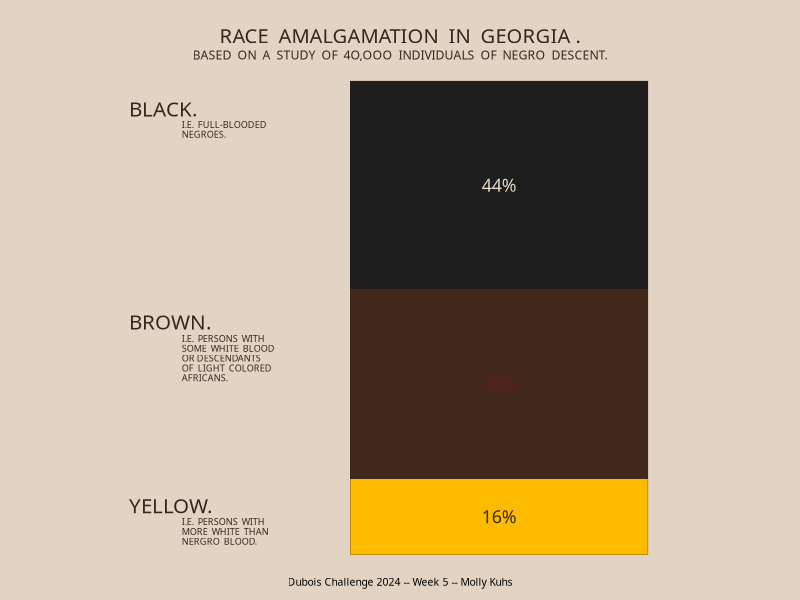
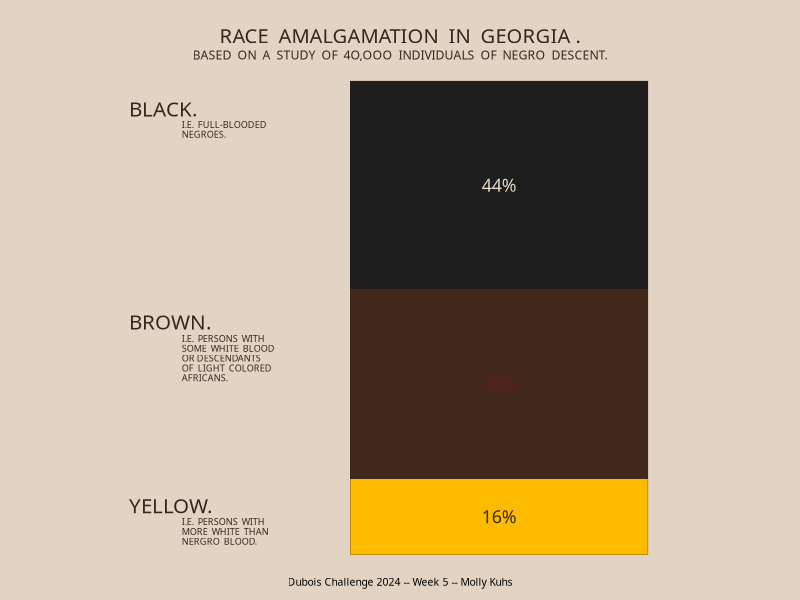

Recreate these plots in R, in order.
#Dubois Challenges 2024
#Week 5 

###########################

#Challege: https://github.com/ajstarks/dubois-data-portraits/tree/master/challenge/2024 
#DuBois Styleguide: https://github.com/ajstarks/dubois-data-portraits/blob/master/dubois-style.pdf 

###########################


#Packages 
library(tidyverse)

#data 
data <- read.csv("data/week5Data.csv")%>%
  mutate(col = 1)

#plot 
p<- ggplot(data, aes(col, Percentage, fill = Category))+
  geom_col(width = 4.5,
           color = "#38271f",
           linewidth = 0.1)+
  theme_void()+
  scale_fill_manual(values = c("#1e1e1e", "#42271b", "#fdbb00"))+
  coord_cartesian(y = (c(4, 102)), clip = "off")+
  xlim(c(-6, 5))+
  theme(
    legend.position = "none",
    panel.background = element_rect(fill = "#e2d3c2",color = "#e2d3c2"),
    plot.background = element_rect(fill = "#e2d3c2", color = "#e2d3c2")
  )

#add labels 

title <-"\nRACE  AMALGAMATION  IN  GEORGIA ."
subtitle <- "BASED  ON  A  STUDY  OF  4O,OOO  INDIVIDUALS  OF  NEGRO  DESCENT."
caption <- "\nDubois Challenge 2024 -- Week 5 -- Molly Kuhs\n"

pLabs<- p + 
  labs(title = title,
       caption = caption)+
  theme(plot.title = element_text(family = "B52-ULCW00-ULC",
                                  size = 14.5,
                                  hjust = 0.5,
                                  color="#38271f"),
        plot.caption = element_text(family = "Vasarely-Light",
                                    size = 7.5,
                                    hjust = 0.5))+
  annotate("text", x= -0.5, y= 105.5, label = subtitle,
          family = "Vasarely-Light",
          size = 3.1,
          hjust = 0.5,
          color="#38271f")

#annotate
pLabs +
 
   #barlabels
  annotate("text", x =1 , y = 78, 
           label = "44%",
           family = "B52-ULCW00-ULC",
           size = 4.5,
           hjust = 0.5,
           color = "#e5d6c3")+
  annotate("text", x =1 , y = 36, 
           label = "40%",
           family = "B52-ULCW00-ULC",
           size = 4.5,
           hjust = 0.5,
           color = "#9b0826",
           alpha = 0.4)+
  annotate("text", x =1 , y = 8, 
           label = "16%",
           family = "B52-ULCW00-ULC",
           size = 4.5,
           hjust = 0.5,
           color = "#38271f")+
  
  #textlabels
  annotate("text", x =-4.6 , y = 94, 
           label = "BLACK.",
           family = "B52-ULCW00-ULC",
           size = 5.2,
           hjust = 0,
           color = "#38271f")+
  annotate("text", x =-4.6 , y = 49, 
           label = "BROWN.",
           family = "B52-ULCW00-ULC",
           size = 5.2,
           hjust = 0,
           color = "#38271f")+
  annotate("text", x =-4.6 , y = 10.2, 
           label = "YELLOW.",
           family = "B52-ULCW00-ULC",
           size = 5.2,
           hjust = 0,
           color = "#38271f")+
 
   #subtext
  annotate("text", x =-3.8 , y = 89.8, 
           label = "I.E.  FULL-BLOODED\nNEGROES.",
           family = "Vasarely-Light",
           size = 2.3,
           hjust = 0,
           lineheight = .9,
           color = "#38271f")+
  annotate("text", x =-3.8 , y = 41.5, 
           label = "I.E.  PERSONS  WITH\nSOME  WHITE  BLOOD\nOR DESCENDANTS\nOF  LIGHT  COLORED\nAFRICANS.",
           family = "Vasarely-Light",
           size = 2.3,
           hjust = 0,
           lineheight = .9,
           color = "#38271f")+
  annotate("text", x =-3.8 , y = 4.9, 
           label = "I.E.  PERSONS  WITH\nMORE  WHITE  THAN\nNERGRO  BLOOD.",
           family = "Vasarely-Light",
           size = 2.3,
           hjust = 0,
           lineheight = .9,
           color = "#38271f")


#final 
ggsave("week5.png", width = 5.65, height = 7, units = "in") 

